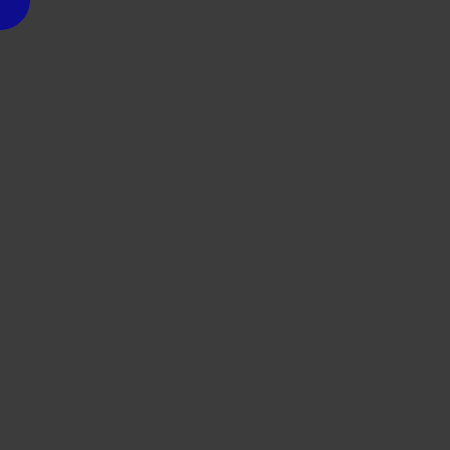
Frame 1 (no input)
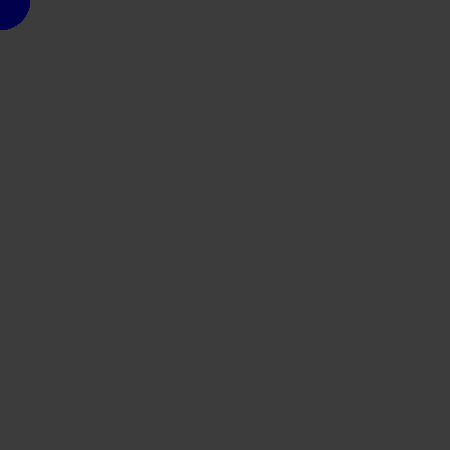
Frame 60 (the mouse pressed at the canvas centre just before this capture)
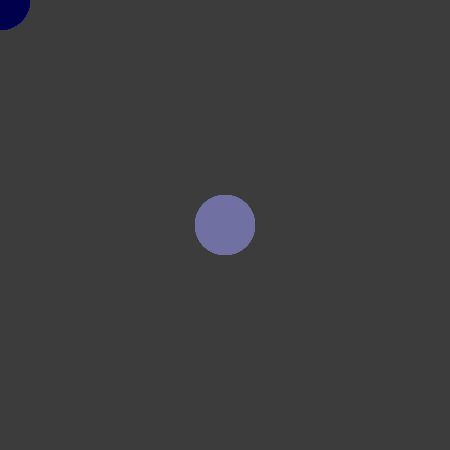
Frame 120 (the mouse held since frame 60 and released just before this capture)

The Processing sketch that drew these frames (run headless with seeded random() and noise(); from frame 60 on, the mouse is pressed at the canvas centre):

// Processing sketch: processing_35907
// ── processing_35907.pde

//Homework 3, Jim Roberts, Programming for the Arts with Processing.
//Copyright Nathan Trevino, Pittsburgh, PA. Carnegie Mellon University

//variable declarations 
float x, y;

//this is only run once. 
//after the initial run of the "void setup"
//the lines between these braces are never called again.
void setup(){
  size(450,450);
  smooth();
  noCursor();
  background(60);
  frameRate(100);
  rectMode(CENTER);
 
}

//this runs every frame 
void draw() {
  
  //this controlls the color of the brush
  noStroke();
  fill(mouseX/2,mouseY/2,random(256),200);
  
 
  
  //this is the brush
  //changes color according to the position
  //color specs above.
  ellipse(mouseX,mouseY,60,60);
}

  //this resets the background.
  //it is the "erase" button
void mousePressed() {
  background (random (256), random (256), 255, random (256));
}
 
